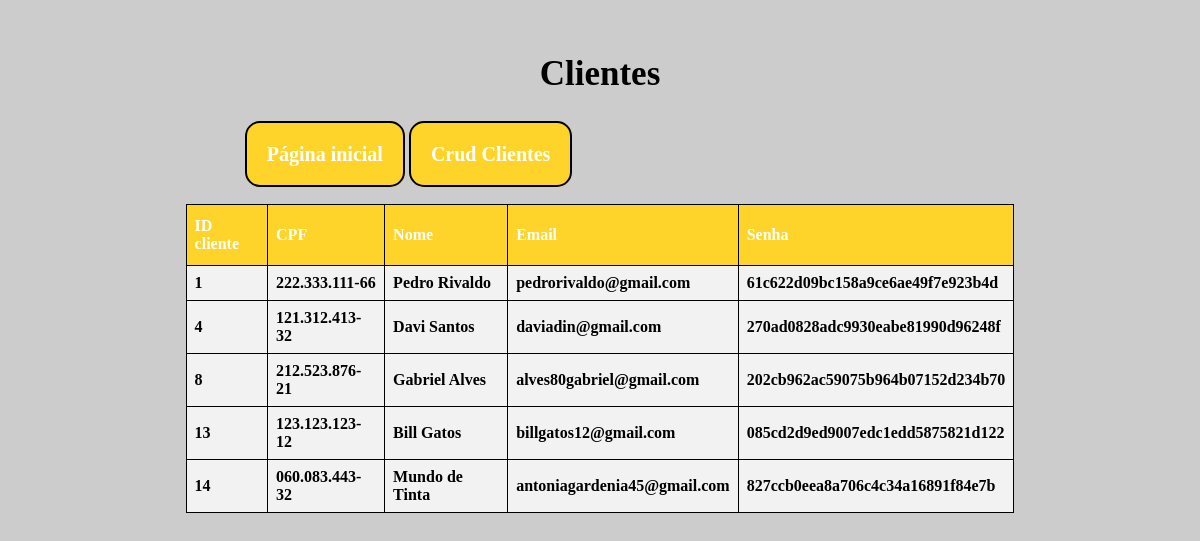
The app's page /php/adm_ver_cliente.php (signed in) with its own data.
### tables this page shows
CREATE TABLE `cliente` (
  `id` int(50) NOT NULL,
  `cpf` varchar(14) NOT NULL,
  `nome` varchar(50) NOT NULL,
  `email` varchar(50) NOT NULL,
  `senha` varchar(32) NOT NULL
);

### php/adm_ver_cliente.php (the view, shortened to what this page needs)
<?php
include 'conexao.php';
$sql = "SELECT * FROM cliente";
$resultado = $connect->query($sql);
?>
<!DOCTYPE html>
<html lang="pt-br">
<head>
</head>
<body>
    <a href="adm_crud.php">Página inicial</a>
    <a href="adm_cadastrar_cliente.php">Crud Clientes</a>
    <h1>Clientes</h1>
    <div align="center">
        <table border="1px " id="emp">
            <thead>
                <tr>
                    <th>ID cliente</th>
                    <th>CPF</th>
                    <th>Nome</th>
                    <th>Email</th>
                    <th>Senha</th>
                </tr>
            </thead>
            <tbody>
         <?php
             if(mysqli_num_rows($resultado) > 0){
                foreach ($resultado as $res) {
                    echo '<tr><td>'.utf8_encode($res["id"]).'</td><td>'.utf8_encode($res["cpf"]).'</td><td>'.utf8_encode($res["nome"]).'</td><td>'.utf8_encode($res["email"]).'</td><td>'.utf8_encode($res["senha"]).'</td></tr>';
                }
            }
        ?>
            </tbody>
        </table>
    </div>
</body>
</html>

### php/adm_ver_cliente.php (style rules this page uses)
body { font-family: cursive; background-color: #ccc; font-weight: bold; }
h1 { text-align: center; color: #000; font-size: 35px; }
a { position: relative; top: 135px; left: 20%; transform: translateX(-50%); margin-top: 60px; text-decoration: none; border: 2px solid #000; background-color: #FFD42A; padding: 20px; border-radius: 15px; color: #fff; font-weight: bold; font-size: 20px; }
#emp { margin-top: 110px; border-collapse: collapse; width: 70%; }
#emp td, #emp th { border: 1px solid #000; padding: 8px; }
#emp tr:nth-child(n) { background-color: #f2f2f2; }
#emp th { padding-top: 12px; padding-bottom: 12px; text-align: left; background-color: #FFD42A; color: white; }

### records on screen
cliente: id "1", cpf "222.333.111-66", nome "Pedro Rivaldo", email "pedrorivaldo@gmail.com", senha "61c622d09bc158a9ce6ae49f7e923b4d"
cliente: id "4", cpf "121.312.413-32", nome "Davi Santos", email "daviadin@gmail.com", senha "270ad0828adc9930eabe81990d96248f"
cliente: id "8", cpf "212.523.876-21", nome "Gabriel Alves", email "alves80gabriel@gmail.com", senha "202cb962ac59075b964b07152d234b70"
cliente: id "13", cpf "123.123.123-12", nome "Bill Gatos", email "billgatos12@gmail.com", senha "085cd2d9ed9007edc1edd5875821d122"
cliente: id "14", cpf "060.083.443-32", nome "Mundo de Tinta", email "antoniagardenia45@gmail.com", senha "827ccb0eea8a706c4c34a16891f84e7b"
